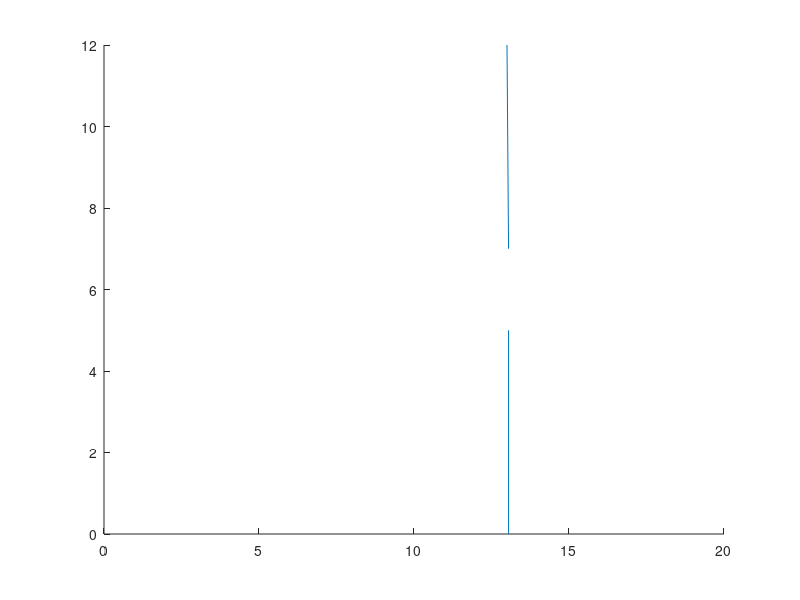

Reproduce this figure in MATLAB. (Note: this script raises an error after producing the figure.)
clear all; close all;

[Y, X] = meshgrid(0.1:0.1:12, 0.1:0.1:20);

x_tx = 5.05;
y_tx = 6.55;

line([13.05, 13.05], [0, 5]);
line([13.05, 13.0], [7, 12]);

wsp = 0.8;
c = 3 * 10^8;
f = 2.4;
lambda = c / f;
txPower = 10*log10(1);

power = zeros(200, 120);

axis([0, 20, 0, 12]);

for x=1:200
    for y=1:120
        dist = sqrt((x_tx - x/10)^2 + (y_tx - y/10)^2);
        FSL = 32.44 + 20*log10(dist) + 20*log10(f);

        sciana1 = dwawektory(13.05, 0, 13.05, 5, x_tx, y_tx, x/10, y/10);
        sciana2 = dwawektory(13.05, 7, 13.05, 12, x_tx, y_tx, x/10, y/10);

        if sciana1 == -1 && sciana2 == -1
            power(x, y) = txPower - FSL;
        else
            power(x, y) = -100;
        end
    end
end

pcolor(X, Y, power);
shading("interp");
colorbar;
